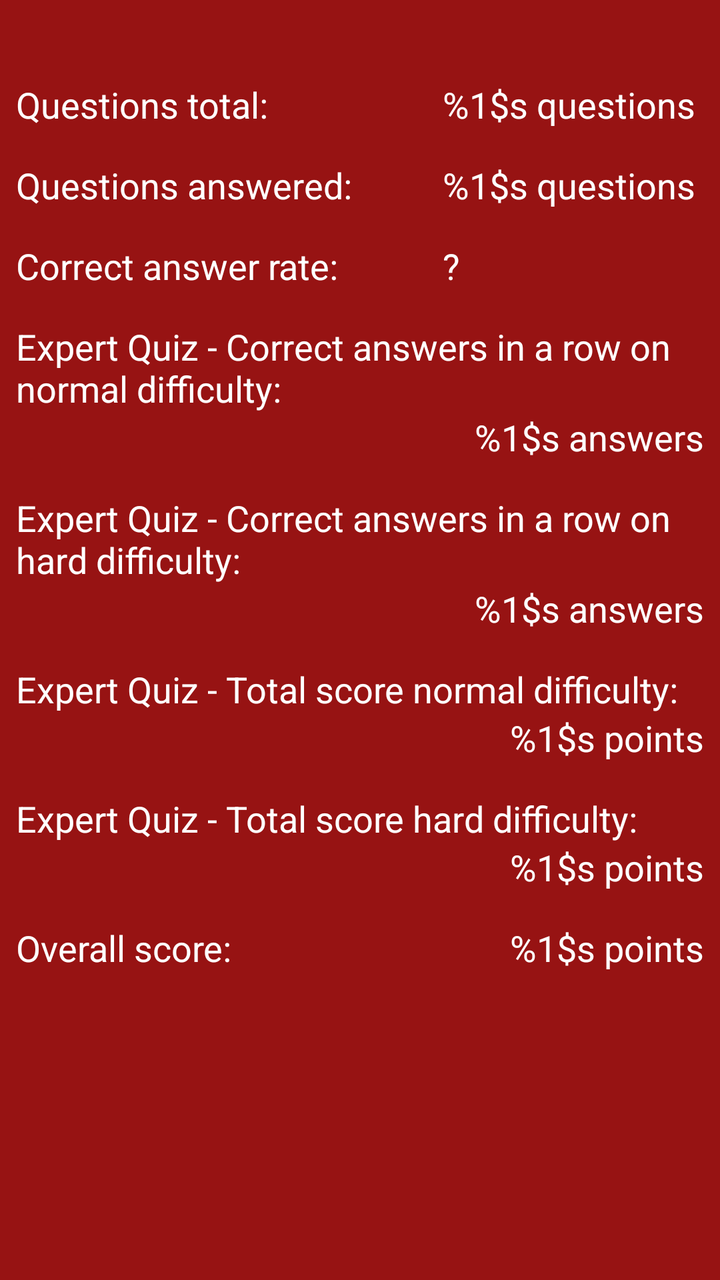
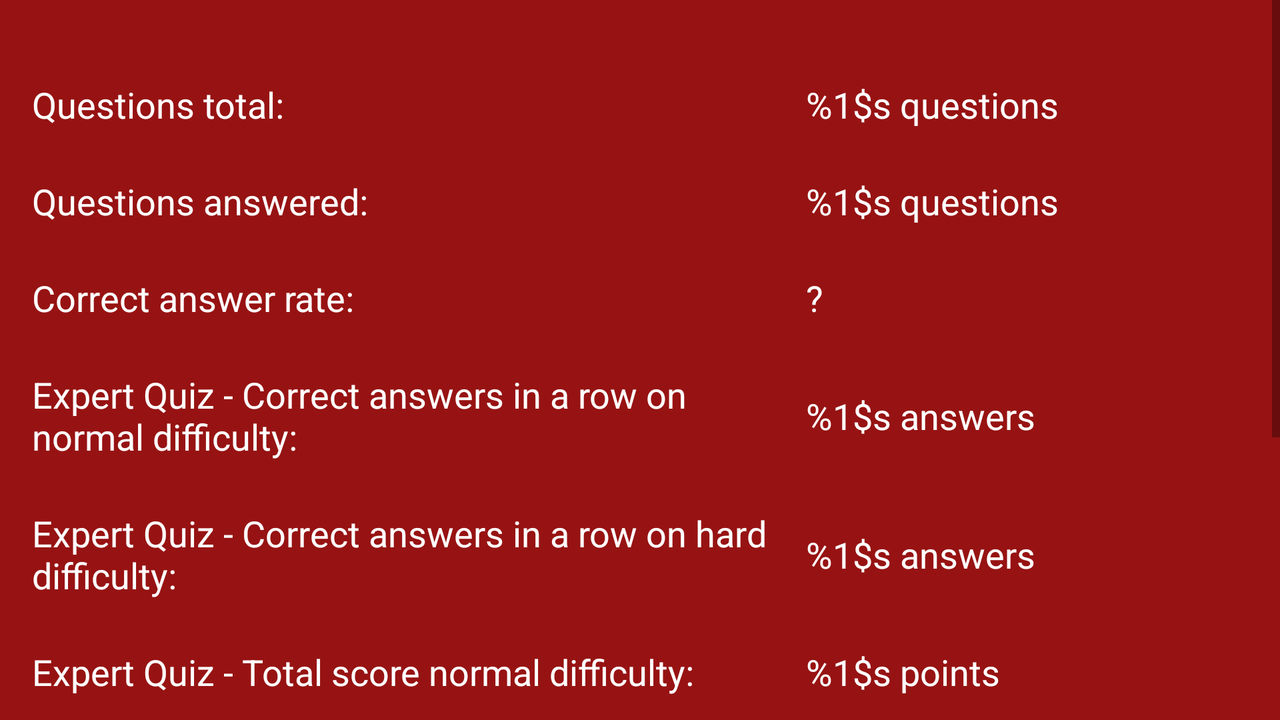

One screen, two layout resources from the same app: the default and the repository's alternative for another configuration. Each is rendered where Android would select it; the XML of both is given below.
<!-- AndroidManifest.xml: application theme AppTheme -->
<!-- res/layout/stats_others.xml -->
<?xml version="1.0" encoding="utf-8"?>
<FrameLayout xmlns:android="http://schemas.android.com/apk/res/android"
    xmlns:app="http://schemas.android.com/apk/res-auto"
    xmlns:tools="http://schemas.android.com/tools"
    android:layout_width="match_parent"
    android:layout_height="match_parent"
    tools:context=".ui.StatsOthers">

    <ScrollView
        android:layout_width="match_parent"
        android:layout_height="wrap_content">

        <androidx.constraintlayout.widget.ConstraintLayout
            android:layout_width="match_parent"
            android:layout_height="wrap_content"
            android:layout_marginStart="8dp"
            android:layout_marginTop="24dp"
            android:layout_marginEnd="8dp">

            <TextView
                android:id="@+id/statsLblTVQTotal"
                style="@style/statsOSmall"
                android:text="@string/statsQTotal"
                app:layout_constraintStart_toStartOf="parent"
                app:layout_constraintTop_toTopOf="parent"
                app:layout_constraintWidth_percent="0.62" />
            <TextView
                android:id="@+id/tvQTotalStats"
                style="@style/statsOSmall"
                android:text="@string/statsQuestions"
                app:layout_constraintBottom_toBottomOf="@id/statsLblTVQTotal"
                app:layout_constraintEnd_toEndOf="parent"
                app:layout_constraintStart_toEndOf="@+id/statsLblTVQTotal"
                app:layout_constraintTop_toTopOf="parent" />

            <TextView
                android:id="@+id/statsLblTVQAnswered"
                style="@style/statsOSmall"
                android:text="@string/statsQAnswered"
                app:layout_constraintStart_toStartOf="parent"
                app:layout_constraintTop_toBottomOf="@+id/statsLblTVQTotal"
                app:layout_constraintWidth_percent="0.62" />
            <TextView
                android:id="@+id/statsTVQAnsweredTotal"
                style="@style/statsOSmall"
                android:text="@string/statsQuestions"
                app:layout_constraintBottom_toBottomOf="@id/statsLblTVQAnswered"
                app:layout_constraintEnd_toEndOf="parent"
                app:layout_constraintStart_toEndOf="@+id/statsLblTVQAnswered"
                app:layout_constraintTop_toBottomOf="@+id/statsLblTVQTotal" />

            <TextView
                android:id="@+id/statsLblTVQAnsweredRate"
                style="@style/statsOSmall"
                android:text="@string/statsQAnsweredRate"
                app:layout_constraintStart_toStartOf="parent"
                app:layout_constraintTop_toBottomOf="@+id/statsLblTVQAnswered"
                app:layout_constraintWidth_percent="0.62" />
            <TextView
                android:id="@+id/statsTVQAnsweredRate"
                style="@style/statsOSmall"
                android:text="@string/defaultString"
                app:layout_constraintBottom_toBottomOf="@id/statsLblTVQAnsweredRate"
                app:layout_constraintEnd_toEndOf="parent"
                app:layout_constraintStart_toEndOf="@+id/statsLblTVQAnsweredRate"
                app:layout_constraintTop_toBottomOf="@+id/statsLblTVQAnswered" />

            <TextView
                android:id="@+id/statsLblTVCorrectAnsweresA"
                style="@style/statsOSmall"
                android:text="@string/statsExpertCorrectAnswersA"
                app:layout_constraintStart_toStartOf="parent"
                app:layout_constraintTop_toBottomOf="@+id/statsLblTVQAnsweredRate"
                />
            <TextView
                android:id="@+id/tvStatsCorrectAnsweresA"
                style="@style/statsOSmall"
                android:layout_marginTop="0dp"
                android:text="@string/statsAnswers"
                app:layout_constraintEnd_toEndOf="parent"
                app:layout_constraintTop_toBottomOf="@+id/statsLblTVCorrectAnsweresA" />

            <TextView
                android:id="@+id/statsLblTVCorrectAnsweresD"
                style="@style/statsOSmall"
                android:text="@string/statsExpertCorrectAnswersD"
                app:layout_constraintStart_toStartOf="parent"
                app:layout_constraintTop_toBottomOf="@id/tvStatsCorrectAnsweresA"
                 />
            <TextView
                android:id="@+id/tvStatsCorrectAnsweresD"
                style="@style/statsOSmall"
                android:layout_marginTop="0dp"
                android:text="@string/statsAnswers"
                app:layout_constraintEnd_toEndOf="parent"
                app:layout_constraintTop_toBottomOf="@id/statsLblTVCorrectAnsweresD" />

            <TextView
                android:id="@+id/statsLblTVScoreExpertA"
                style="@style/statsOSmall"
                android:text="@string/statsExpertTotalScoreA"
                app:layout_constraintStart_toStartOf="parent"
                app:layout_constraintTop_toBottomOf="@id/tvStatsCorrectAnsweresD"
                />
            <TextView
                android:id="@+id/statsTVScoreExpertA"
                style="@style/statsOSmall"
                android:layout_marginTop="0dp"
                android:text="@string/scorePoints"
                app:layout_constraintEnd_toEndOf="parent"
                app:layout_constraintTop_toBottomOf="@id/statsLblTVScoreExpertA" />

            <TextView
                android:id="@+id/statsLblTVScoreExpertD"
                style="@style/statsOSmall"
                android:text="@string/statsExpertTotalScoreD"
                app:layout_constraintStart_toStartOf="parent"
                app:layout_constraintTop_toBottomOf="@id/statsTVScoreExpertA"
                 />
            <TextView
                android:id="@+id/statsTVScoreExpertD"
                style="@style/statsOSmall"
                android:layout_marginTop="0dp"
                android:text="@string/scorePoints"
                app:layout_constraintEnd_toEndOf="parent"
                app:layout_constraintTop_toBottomOf="@id/statsLblTVScoreExpertD" />

            <TextView
                android:id="@+id/statsLblTVScoreOverall"
                style="@style/statsOSmall"
                android:text="@string/statsScoreOverall"
                app:layout_constraintStart_toStartOf="parent"
                app:layout_constraintTop_toBottomOf="@id/statsTVScoreExpertD"
                app:layout_constraintWidth_percent="0.62" />
            <TextView
                android:id="@+id/statsTVScoreOverall"
                style="@style/statsOSmall"
                android:text="@string/scorePoints"
                android:gravity="end"
                app:layout_constraintTop_toBottomOf="@id/statsTVScoreExpertD"
                app:layout_constraintBottom_toBottomOf="@id/statsLblTVScoreOverall"
                app:layout_constraintEnd_toEndOf="parent"
                app:layout_constraintStart_toEndOf="@+id/statsLblTVScoreOverall"
                 />

            <TextView
                android:layout_width="match_parent"
                android:layout_height="140dp"
                app:layout_constraintStart_toStartOf="parent"
                app:layout_constraintTop_toBottomOf="@id/statsLblTVScoreOverall"/>

        </androidx.constraintlayout.widget.ConstraintLayout>
    </ScrollView>
</FrameLayout>
<!-- resources referenced by this layout -->
<resources>
  <string name="defaultString" translatable="false">\?</string>
  <string name="scorePoints">%1$s points</string>
  <string name="statsAnswers">%1$s answers</string>
  <string name="statsExpertCorrectAnswersA">Expert Quiz - Correct answers in a row on normal difficulty:</string>
  <string name="statsExpertCorrectAnswersD">Expert Quiz - Correct answers in a row on hard difficulty:</string>
  <string name="statsExpertTotalScoreA">Expert Quiz - Total score normal difficulty:</string>
  <string name="statsExpertTotalScoreD">Expert Quiz - Total score hard difficulty:</string>
  <string name="statsQAnswered">Questions answered:</string>
  <string name="statsQAnsweredRate">Correct answer rate:</string>
  <string name="statsQTotal">Questions total:</string>
  <string name="statsQuestions">%1$s questions</string>
  <string name="statsScoreOverall">Overall score:</string>
  <style name="statsOSmall">
          <item name="android:layout_width">0dp</item>
          <item name="android:layout_height">wrap_content</item>
          <item name="android:layout_marginTop">16dp</item>
          <item name="android:textSize">@dimen/text18</item>
      </style>
  <style name="AppTheme" parent="Theme.AppCompat.Light.NoActionBar">
          
          <item name="android:windowBackground">@color/appRed</item>
          <item name="colorPrimary">@color/colorPrimary</item>
          <item name="colorPrimaryDark">@color/colorPrimaryDark</item>
          <item name="colorAccent">@color/colorAccent</item>
          <item name="android:textViewStyle">@style/TextViewWhite</item>
          <item name="editTextStyle">@style/EditTextWhite</item>
          <item name="checkboxStyle">@style/CheckBoxWhite</item>
      </style>
  <dimen name="text18">18sp</dimen>
  <color name="appRed">#971313</color>
  <color name="colorPrimary">#c71e1e</color>
  <color name="colorPrimaryDark">#a10c0c</color>
  <color name="colorAccent">#dcfc6e1c</color>
  <style name="TextViewWhite" parent="android:Widget.TextView">
          <item name="android:textColor">@color/appWhite</item>
      </style>
  <style name="EditTextWhite" parent="android:Widget.EditText">
          <item name="android:textColor">@color/appWhite</item>
          <item name="android:textColorHint">@color/etGrey</item>
          <item name="android:backgroundTint">@color/etGrey</item>
      </style>
  <style name="CheckBoxWhite" parent="android:Widget.CompoundButton.CheckBox">
          <item name="android:textColor">@color/appWhite</item>
          <item name="android:buttonTint">@color/appWhite</item>
      </style>
  <color name="appWhite">#ffffff</color>
  <color name="etGrey">#9c9797</color>
</resources>
<!-- res/layout-w500dp/stats_others.xml (the repository's variant of the layout above) -->
<!-- drawn on the phone turned sideways -->
<?xml version="1.0" encoding="utf-8"?>
<FrameLayout xmlns:android="http://schemas.android.com/apk/res/android"
    xmlns:app="http://schemas.android.com/apk/res-auto"
    xmlns:tools="http://schemas.android.com/tools"
    android:layout_width="match_parent"
    android:layout_height="match_parent"
    tools:context=".ui.StatsOthers">

    <ScrollView
        android:layout_width="match_parent"
        android:layout_height="wrap_content">

        <androidx.constraintlayout.widget.ConstraintLayout
            android:layout_width="match_parent"
            android:layout_height="wrap_content"
            android:layout_marginStart="8dp"
            android:layout_marginTop="24dp"
            android:layout_marginEnd="8dp">

            <TextView
                android:id="@+id/statsLblTVQTotal"
                style="@style/statsO"
                android:text="@string/statsQTotal"
                app:layout_constraintStart_toStartOf="parent"
                app:layout_constraintTop_toTopOf="parent"
                app:layout_constraintWidth_percent="0.62" />
            <TextView
                android:id="@+id/tvQTotalStats"
                style="@style/statsO"
                android:text="@string/statsQuestions"
                app:layout_constraintBottom_toBottomOf="@id/statsLblTVQTotal"
                app:layout_constraintEnd_toEndOf="parent"
                app:layout_constraintStart_toEndOf="@+id/statsLblTVQTotal"
                app:layout_constraintTop_toTopOf="parent" />

            <TextView
                android:id="@+id/statsLblTVQAnswered"
                style="@style/statsO"
                android:text="@string/statsQAnswered"
                app:layout_constraintStart_toStartOf="parent"
                app:layout_constraintTop_toBottomOf="@+id/statsLblTVQTotal"
                app:layout_constraintWidth_percent="0.62" />
            <TextView
                android:id="@+id/statsTVQAnsweredTotal"
                style="@style/statsO"
                android:text="@string/statsQuestions"
                app:layout_constraintBottom_toBottomOf="@id/statsLblTVQAnswered"
                app:layout_constraintEnd_toEndOf="parent"
                app:layout_constraintStart_toEndOf="@+id/statsLblTVQAnswered"
                app:layout_constraintTop_toBottomOf="@+id/statsLblTVQTotal" />

            <TextView
                android:id="@+id/statsLblTVQAnsweredRate"
                style="@style/statsO"
                android:text="@string/statsQAnsweredRate"
                app:layout_constraintStart_toStartOf="parent"
                app:layout_constraintTop_toBottomOf="@+id/statsLblTVQAnswered"
                app:layout_constraintWidth_percent="0.62" />
            <TextView
                android:id="@+id/statsTVQAnsweredRate"
                style="@style/statsO"
                android:text="@string/defaultString"
                app:layout_constraintBottom_toBottomOf="@id/statsLblTVQAnsweredRate"
                app:layout_constraintEnd_toEndOf="parent"
                app:layout_constraintStart_toEndOf="@+id/statsLblTVQAnsweredRate"
                app:layout_constraintTop_toBottomOf="@+id/statsLblTVQAnswered" />

            <TextView
                android:id="@+id/statsLblTVCorrectAnsweresA"
                style="@style/statsO"
                android:text="@string/statsExpertCorrectAnswersA"
                app:layout_constraintStart_toStartOf="parent"
                app:layout_constraintTop_toBottomOf="@+id/statsLblTVQAnsweredRate"
                app:layout_constraintWidth_percent="0.62" />
            <TextView
                android:id="@+id/tvStatsCorrectAnsweresA"
                style="@style/statsO"
                android:text="@string/statsAnswers"
                app:layout_constraintBottom_toBottomOf="@id/statsLblTVCorrectAnsweresA"
                app:layout_constraintEnd_toEndOf="parent"
                app:layout_constraintStart_toEndOf="@+id/statsLblTVCorrectAnsweresA"
                app:layout_constraintTop_toBottomOf="@+id/statsLblTVQAnsweredRate" />

            <TextView
                android:id="@+id/statsLblTVCorrectAnsweresD"
                style="@style/statsO"
                android:text="@string/statsExpertCorrectAnswersD"
                app:layout_constraintStart_toStartOf="parent"
                app:layout_constraintTop_toBottomOf="@id/statsLblTVCorrectAnsweresA"
                app:layout_constraintWidth_percent="0.62" />
            <TextView
                android:id="@+id/tvStatsCorrectAnsweresD"
                style="@style/statsO"
                android:text="@string/statsAnswers"
                app:layout_constraintBottom_toBottomOf="@id/statsLblTVCorrectAnsweresD"
                app:layout_constraintEnd_toEndOf="parent"
                app:layout_constraintStart_toEndOf="@+id/statsLblTVCorrectAnsweresD"
                app:layout_constraintTop_toBottomOf="@id/statsLblTVCorrectAnsweresA" />

            <TextView
                android:id="@+id/statsLblTVScoreExpertA"
                style="@style/statsO"
                android:text="@string/statsExpertTotalScoreA"
                app:layout_constraintStart_toStartOf="parent"
                app:layout_constraintTop_toBottomOf="@id/statsLblTVCorrectAnsweresD"
                app:layout_constraintWidth_percent="0.62" />
            <TextView
                android:id="@+id/statsTVScoreExpertA"
                style="@style/statsO"
                android:text="@string/scorePoints"
                app:layout_constraintBottom_toBottomOf="@id/statsLblTVScoreExpertA"
                app:layout_constraintEnd_toEndOf="parent"
                app:layout_constraintStart_toEndOf="@+id/statsLblTVScoreExpertA"
                app:layout_constraintTop_toBottomOf="@id/statsLblTVCorrectAnsweresD" />

            <TextView
                android:id="@+id/statsLblTVScoreExpertD"
                style="@style/statsO"
                android:text="@string/statsExpertTotalScoreD"
                app:layout_constraintStart_toStartOf="parent"
                app:layout_constraintTop_toBottomOf="@id/statsLblTVScoreExpertA"
                app:layout_constraintWidth_percent="0.62" />
            <TextView
                android:id="@+id/statsTVScoreExpertD"
                style="@style/statsO"
                android:text="@string/scorePoints"
                app:layout_constraintBottom_toBottomOf="@id/statsLblTVScoreExpertD"
                app:layout_constraintEnd_toEndOf="parent"
                app:layout_constraintStart_toEndOf="@+id/statsLblTVScoreExpertD"
                app:layout_constraintTop_toBottomOf="@id/statsLblTVScoreExpertA" />

            <TextView
                android:id="@+id/statsLblTVScoreOverall"
                style="@style/statsO"
                android:text="@string/statsScoreOverall"
                app:layout_constraintStart_toStartOf="parent"
                app:layout_constraintTop_toBottomOf="@id/statsLblTVScoreExpertD"
                app:layout_constraintWidth_percent="0.62" />
            <TextView
                android:id="@+id/statsTVScoreOverall"
                style="@style/statsO"
                android:text="@string/scorePoints"
                app:layout_constraintBottom_toBottomOf="@id/statsLblTVScoreOverall"
                app:layout_constraintEnd_toEndOf="parent"
                app:layout_constraintStart_toEndOf="@+id/statsLblTVScoreOverall"
                app:layout_constraintTop_toBottomOf="@id/statsLblTVScoreExpertD" />

            <TextView
                android:layout_width="match_parent"
                android:layout_height="140dp"
                app:layout_constraintStart_toStartOf="parent"
                app:layout_constraintTop_toBottomOf="@id/statsLblTVScoreOverall"/>

        </androidx.constraintlayout.widget.ConstraintLayout>
    </ScrollView>
</FrameLayout>
<!-- resources referenced by the variant -->
<!-- as the phone turned sideways resolves them -->
<resources>
  <string name="defaultString" translatable="false">\?</string>
  <string name="scorePoints">%1$s points</string>
  <string name="statsAnswers">%1$s answers</string>
  <string name="statsExpertCorrectAnswersA">Expert Quiz - Correct answers in a row on normal difficulty:</string>
  <string name="statsExpertCorrectAnswersD">Expert Quiz - Correct answers in a row on hard difficulty:</string>
  <string name="statsExpertTotalScoreA">Expert Quiz - Total score normal difficulty:</string>
  <string name="statsExpertTotalScoreD">Expert Quiz - Total score hard difficulty:</string>
  <string name="statsQAnswered">Questions answered:</string>
  <string name="statsQAnsweredRate">Correct answer rate:</string>
  <string name="statsQTotal">Questions total:</string>
  <string name="statsQuestions">%1$s questions</string>
  <string name="statsScoreOverall">Overall score:</string>
  <style name="statsO">
          <item name="android:layout_width">0dp</item>
          <item name="android:layout_height">wrap_content</item>
          <item name="android:padding">8dp</item>
          <item name="android:layout_marginTop">8dp</item>
          <item name="android:textSize">@dimen/text18</item>
      </style>
  <style name="AppTheme" parent="Theme.AppCompat.Light.NoActionBar">
          
          <item name="android:windowBackground">@color/appRed</item>
          <item name="colorPrimary">@color/colorPrimary</item>
          <item name="colorPrimaryDark">@color/colorPrimaryDark</item>
          <item name="colorAccent">@color/colorAccent</item>
          <item name="android:textViewStyle">@style/TextViewWhite</item>
          <item name="editTextStyle">@style/EditTextWhite</item>
          <item name="checkboxStyle">@style/CheckBoxWhite</item>
      </style>
  <dimen name="text18">18sp</dimen>
  <color name="appRed">#971313</color>
  <color name="colorPrimary">#c71e1e</color>
  <color name="colorPrimaryDark">#a10c0c</color>
  <color name="colorAccent">#dcfc6e1c</color>
  <style name="TextViewWhite" parent="android:Widget.TextView">
          <item name="android:textColor">@color/appWhite</item>
      </style>
  <style name="EditTextWhite" parent="android:Widget.EditText">
          <item name="android:textColor">@color/appWhite</item>
          <item name="android:textColorHint">@color/etGrey</item>
          <item name="android:backgroundTint">@color/etGrey</item>
      </style>
  <style name="CheckBoxWhite" parent="android:Widget.CompoundButton.CheckBox">
          <item name="android:textColor">@color/appWhite</item>
          <item name="android:buttonTint">@color/appWhite</item>
      </style>
  <color name="appWhite">#ffffff</color>
  <color name="etGrey">#9c9797</color>
</resources>
